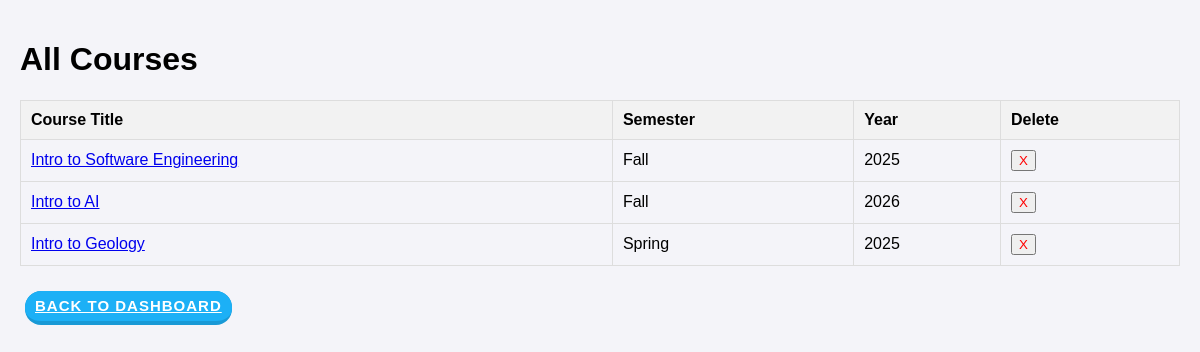
The app's page /courses/, older data.
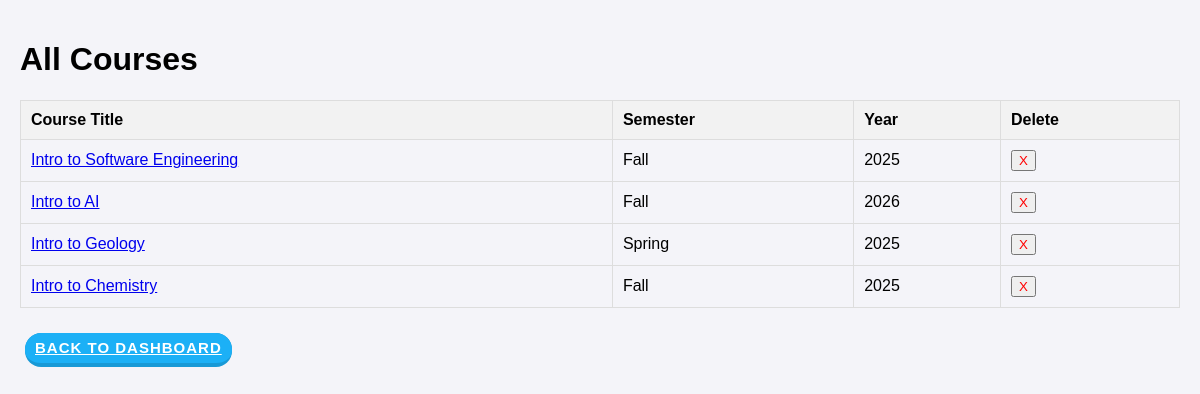
The same page, newer data.
### ScheduleAppData/models.py (models this page shows)
class Courses(models.Model):
    Id = models.AutoField(primary_key=True)
    CourseName = models.CharField(max_length=120)
    Semester = models.CharField(max_length=120)
    Year = models.IntegerField()

### ScheduleAppData/views.py (the view, shortened to what this page needs)
# urls.py: path('courses/', Courses.as_view()),
class Courses(View):
    def get(self, request):
        from ScheduleAppData.models import Courses
        Courses = Courses.objects.all().values("CourseName", "Semester", "Year", "Id")
        return render(request, "Courses.html", {'Courses': Courses})

### templates/Courses.html (shortened to what this page needs)
{% load static %}
<!DOCTYPE html>
<html lang="en">
<head>
    <link rel="stylesheet" href="{% static 'css/styles.css' %}">
</head>
<body>
    <div class="container">
        <h1>All Courses</h1>
        <table class="table-class">
            <thead>
                <tr>
                    <th>Course Title</th>
                    <th>Semester</th>
                    <th>Year</th>
                    <th>Delete</th>
                </tr>
            </thead>
            <tbody>
                {% for Course in Courses %}
                <tr>
                    <td>
                        <a href="{% url 'course_page' Course.Id %}">{{ Course.CourseName }}</a>
                    </td>
                    <td>{{ Course.Semester }}</td>
                    <td>{{ Course.Year }}</td>
                    <td>
                        <form method="POST" action="/courses/">
                            <button type="submit" style="color: red;">X</button>
                        </form>
                    </td>
                </tr>
                {% endfor %}
            </tbody>
        </table>
        <a href="/adminDashboard/" class="button">Back to Dashboard</a>
    </div>
</body>
</html>

Row changes from the older to the newer data that the page shows:
added Courses: CourseName "Intro to Chemistry", Semester "Fall", Year "2025"
